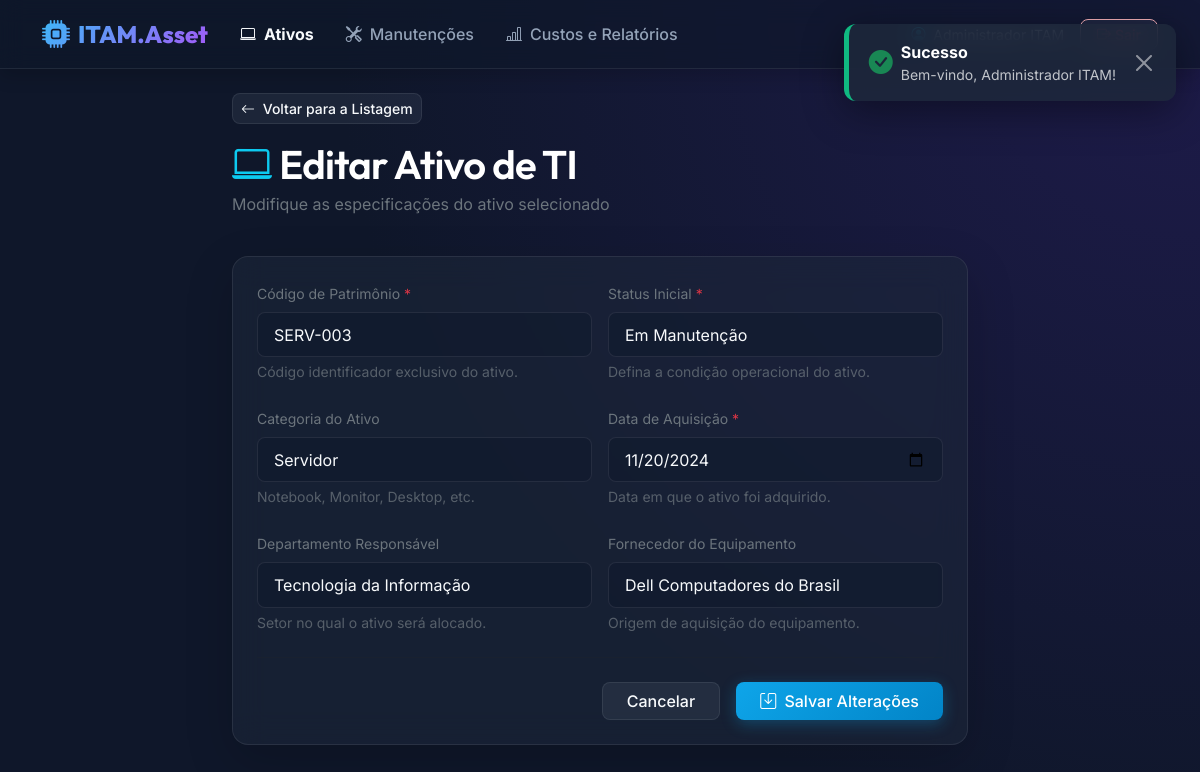
Screenshot of /?modulo=ativos&acao=editar&id=3 (signed in) with the database file from the repository.
### tables this page shows
CREATE TABLE IF NOT EXISTS `ativo` (
    `id_ativo` INT AUTO_INCREMENT PRIMARY KEY,
    `patrimonio` VARCHAR(30) UNIQUE NOT NULL,
    `status` ENUM('Ativo', 'Inativo', 'Em Manutenção') NOT NULL DEFAULT 'Ativo',
    `data_aquisicao` DATE NOT NULL,
    `id_categoria` INT,
    `id_departamento` INT,
    `id_fornecedor` INT,
    CONSTRAINT `fk_ativo_categoria` FOREIGN KEY (`id_categoria`) REFERENCES `categoria` (`id_categoria`) ON DELETE SET NULL,
    CONSTRAINT `fk_ativo_departamento` FOREIGN KEY (`id_departamento`) REFERENCES `departamento` (`id_departamento`) ON DELETE SET NULL,
    CONSTRAINT `fk_ativo_fornecedor` FOREIGN KEY (`id_fornecedor`) REFERENCES `fornecedor` (`id_fornecedor`) ON DELETE SET NULL
);

CREATE TABLE IF NOT EXISTS `categoria` (
    `id_categoria` INT AUTO_INCREMENT PRIMARY KEY,
    `descricao` VARCHAR(50) UNIQUE NOT NULL
);

CREATE TABLE IF NOT EXISTS `departamento` (
    `id_departamento` INT AUTO_INCREMENT PRIMARY KEY,
    `nome` VARCHAR(50) UNIQUE NOT NULL
);

CREATE TABLE IF NOT EXISTS `fornecedor` (
    `id_fornecedor` INT AUTO_INCREMENT PRIMARY KEY,
    `nome_empresa` VARCHAR(100) NOT NULL
);

### controllers/AtivoController.php (called while the page is built, shortened)
<?php
class AtivoController {
    private $db;
    private $ativoModel;
    public function __construct() {
        $this->db = Conexao::getConexao();
        $this->ativoModel = new AtivoModel($this->db);
    }
    public function editar() {
        $id = isset($_GET['id']) ? (int)$_GET['id'] : 0;
        $ativo = $this->ativoModel->buscarPorId($id);
        $categorias = $this->db->query("SELECT * FROM categoria ORDER BY descricao ASC")->fetchAll();
        $departamentos = $this->db->query("SELECT * FROM departamento ORDER BY nome ASC")->fetchAll();
        $fornecedores = $this->db->query("SELECT * FROM fornecedor ORDER BY nome_empresa ASC")->fetchAll();
        return [
            'view' => 'ativos/cadastro',
            'dados' => [
                'ativo' => $ativo,
                'categorias' => $categorias,
                'departamentos' => $departamentos,
                'fornecedores' => $fornecedores
            ]
        ];
    }
}

### conexao.php (called while the page is built, shortened)
<?php
class Conexao {
    private static $instancia = null;
    public static function getConexao(): PDO {
        if (self::$instancia === null) {
            try {
                $host = '127.0.0.1';
                $dbname = 'itam_db';
                $user = 'root';
                $password = '2oo6Br4silia!';
                $dsn = "mysql:host={$host};dbname={$dbname};charset=utf8mb4";
                $options = [
                    PDO::ATTR_ERRMODE => PDO::ERRMODE_EXCEPTION,
                    PDO::ATTR_DEFAULT_FETCH_MODE => PDO::FETCH_ASSOC,
                    PDO::ATTR_EMULATE_PREPARES => false
                ];
                self::$instancia = new PDO($dsn, $user, $password, $options);
                self::$instancia->exec("SET NAMES 'utf8mb4'");
                self::$instancia->exec("SET sql_mode = 'STRICT_ALL_TABLES'");
            } catch (PDOException $e) {
                error_log("Erro de Conexão PDO: " . $e->getMessage());
                http_response_code(500);
                die("Erro interno do servidor. Nossa equipe já foi notificada.");
            }
        }
        return self::$instancia;
    }
}

### models/AtivoModel.php (called while the page is built, shortened)
<?php
class AtivoModel {
    private $db;
    public function __construct($db) {
        $this->db = $db;
    }
    public function buscarPorId(int $id): ?array {
        $stmt = $this->db->prepare("SELECT * FROM ativo WHERE id_ativo = :id LIMIT 1");
        $stmt->execute(['id' => $id]);
        $ativo = $stmt->fetch();
        return $ativo ? $ativo : null;
    }
}

### views/ativos/cadastro.php (the view, shortened to what this page needs)
<?php
$isEdit = isset($ativo) && $ativo !== null;
$actionUrl = $isEdit ? '?modulo=ativos&acao=atualizar' : '?modulo=ativos&acao=salvar';
$titulo = $isEdit ? 'Editar Ativo de TI' : 'Cadastrar Novo Ativo';
$subtitulo = $isEdit ? 'Modifique as especificações do ativo selecionado' : 'Registre um novo ativo tecnológico no inventário corporativo';
$patrimonio_val = $old_input['patrimonio'] ?? ($ativo['patrimonio'] ?? '');
$status_val = $old_input['status'] ?? ($ativo['status'] ?? '');
$data_aquisicao_val = $old_input['data_aquisicao'] ?? ($ativo['data_aquisicao'] ?? '');
$id_categoria_val = $old_input['id_categoria'] ?? ($ativo['id_categoria'] ?? '');
$id_departamento_val = $old_input['id_departamento'] ?? ($ativo['id_departamento'] ?? '');
$id_fornecedor_val = $old_input['id_fornecedor'] ?? ($ativo['id_fornecedor'] ?? '');
?>
<div class="row mb-4">
    <div class="col-12 col-md-8 mx-auto">
        <a href="?modulo=ativos&acao=listagem" class="btn btn-secondary-neon btn-sm mb-3">
            <i class="bi bi-arrow-left me-1"></i> Voltar para a Listagem
        </a>
        <h1 class="text-white mb-1"><i class="bi bi-laptop me-2 text-info"></i><?= htmlspecialchars((string)$titulo, ENT_QUOTES, 'UTF-8') ?></h1>
        <p class="text-secondary"><?= htmlspecialchars((string)$subtitulo, ENT_QUOTES, 'UTF-8') ?></p>
    </div>
</div>
<div class="row">
    <div class="col-12 col-md-8 mx-auto">
        <div class="card card-glass p-4 border-glass shadow-lg">
            <form action="<?= htmlspecialchars((string)$actionUrl, ENT_QUOTES, 'UTF-8') ?>" method="POST">
                <div class="row g-3 mb-4">
                    <div class="col-12 col-sm-6">
                        <label for="patrimonio" class="form-label text-secondary small">Código de Patrimônio <span class="text-danger">*</span></label>
                        <input type="text" name="patrimonio" id="patrimonio" class="form-control form-control-glass"
                               value="<?= htmlspecialchars((string)$patrimonio_val, ENT_QUOTES, 'UTF-8') ?>" placeholder="Ex: NOTE-045, DESK-102" required>
                        <div class="form-text text-secondary opacity-75 small-text">Código identificador exclusivo do ativo.</div>
                    </div>
                    <div class="col-12 col-sm-6">
                        <label for="status" class="form-label text-secondary small">Status Inicial <span class="text-danger">*</span></label>
                        <select name="status" id="status" class="form-select form-select-glass" required>
                            <option value="Em Manutenção" <?= ($status_val === 'Em Manutenção') ? 'selected' : '' ?>>Em Manutenção</option>
                        </select>
                        <div class="form-text text-secondary opacity-75 small-text">Defina a condição operacional do ativo.</div>
                    </div>
                </div>
                <div class="row g-3 mb-4">
                    <div class="col-12 col-sm-6">
                        <label for="id_categoria" class="form-label text-secondary small">Categoria do Ativo</label>
                        <select name="id_categoria" id="id_categoria" class="form-select form-select-glass">
                            <?php foreach ($categorias as $cat): ?>
                                <option value="<?= htmlspecialchars((string)$cat['id_categoria'], ENT_QUOTES, 'UTF-8') ?>" <?= ($id_categoria_val == $cat['id_categoria']) ? 'selected' : '' ?>>
                                    <?= htmlspecialchars((string)$cat['descricao'], ENT_QUOTES, 'UTF-8') ?>
                                </option>
                            <?php endforeach; ?>
                        </select>
                        <div class="form-text text-secondary opacity-75 small-text">Notebook, Monitor, Desktop, etc.</div>
                    </div>
                    <div class="col-12 col-sm-6">
                        <label for="data_aquisicao" class="form-label text-secondary small">Data de Aquisição <span class="text-danger">*</span></label>
                        <input type="date" name="data_aquisicao" id="data_aquisicao" class="form-control form-control-glass"
                               value="<?= htmlspecialchars((string)$data_aquisicao_val, ENT_QUOTES, 'UTF-8') ?>" required>
                        <div class="form-text text-secondary opacity-75 small-text">Data em que o ativo foi adquirido.</div>
                    </div>
                </div>
                <div class="row g-3 mb-4">
                    <div class="col-12 col-sm-6">
                        <label for="id_departamento" class="form-label text-secondary small">Departamento Responsável</label>
                        <select name="id_departamento" id="id_departamento" class="form-select form-select-glass">
                            <?php foreach ($departamentos as $dep): ?>
                                <option value="<?= htmlspecialchars((string)$dep['id_departamento'], ENT_QUOTES, 'UTF-8') ?>" <?= ($id_departamento_val == $dep['id_departamento']) ? 'selected' : '' ?>>
                                    <?= htmlspecialchars((string)$dep['nome'], ENT_QUOTES, 'UTF-8') ?>
                                </option>
                            <?php endforeach; ?>
                        </select>
                        <div class="form-text text-secondary opacity-75 small-text">Setor no qual o ativo será alocado.</div>
                    </div>
                    <div class="col-12 col-sm-6">
                        <label for="id_fornecedor" class="form-label text-secondary small">Fornecedor do Equipamento</label>
                        <select name="id_fornecedor" id="id_fornecedor" class="form-select form-select-glass">
                            <?php foreach ($fornecedores as $forn): ?>
                                <option value="<?= htmlspecialchars((string)$forn['id_fornecedor'], ENT_QUOTES, 'UTF-8') ?>" <?= ($id_fornecedor_val == $forn['id_fornecedor']) ? 'selected' : '' ?>>
                                    <?= htmlspecialchars((string)$forn['nome_empresa'], ENT_QUOTES, 'UTF-8') ?>
                                </option>
                            <?php endforeach; ?>
                        </select>
                        <div class="form-text text-secondary opacity-75 small-text">Origem de aquisição do equipamento.</div>
                    </div>
                </div>
                <hr class="border-glass mb-4">
                <div class="d-flex justify-content-end gap-3">
                    <a href="?modulo=ativos&acao=listagem" class="btn btn-secondary-neon px-4">
                        Cancelar
                    </a>
                    <button type="submit" class="btn btn-primary-neon px-4">
                        <i class="bi bi-save me-1"></i> Salvar Alterações
                    </button>
                </div>
            </form>
        </div>
    </div>
</div>

### css/custom.css (style rules this page uses)
:root { --bg-dark: #0f172a; --bg-card: rgba(30, 41, 59, 0.55); --border-glass: rgba(255, 255, 255, 0.08); --text-primary: #f8fafc; --text-secondary: #94a3b8; --color-primary: #0ea5e9; --color-primary-hover: #38bdf8; --color-secondary: #a855f7; --color-success: #10b981; --color-warning: #f59e0b; --color-danger: #f43f5e; }
body { font-family: 'Inter', sans-serif; background: radial-gradient(circle at top right, #1e1b4b, #0f172a 60%); background-attachment: fixed; color: var(--text-primary); min-height: 100vh; overflow-x: hidden; }
h1, h2, h3, h4, h5, h6 { font-family: 'Outfit', sans-serif; font-weight: 600; letter-spacing: -0.02em; }
.card-glass { background: var(--bg-card); backdrop-filter: blur(16px); -webkit-backdrop-filter: blur(16px); border: 1px solid var(--border-glass); border-radius: 16px; box-shadow: 0 10px 30px -5px rgba(0, 0, 0, 0.3); transition: transform 0.3s ease, box-shadow 0.3s ease; }
.btn-primary-neon { background: linear-gradient(135deg, var(--color-primary) 0%, #0284c7 100%); border: none; color: #fff; font-weight: 500; border-radius: 8px; box-shadow: 0 4px 15px rgba(14, 165, 233, 0.3); transition: all 0.3s ease; }
.btn-secondary-neon { background: rgba(148, 163, 184, 0.1); border: 1px solid var(--border-glass); color: var(--text-primary); font-weight: 500; border-radius: 8px; transition: all 0.3s ease; }
.form-control-glass, .form-select-glass { background: rgba(15, 23, 42, 0.45); border: 1px solid var(--border-glass); color: var(--text-primary) !important; border-radius: 8px; padding: 0.6rem 1rem; transition: all 0.3s ease; }
.form-control-glass::placeholder { color: #64748b; }
.form-select-glass option { background-color: #0f172a; color: var(--text-primary); }

### rows the page displays
ativo: patrimonio "SERV-003", status "Em Manutenção", id_categoria "Servidor", data_aquisicao "11/20/2024", id_departamento "Tecnologia da Informação", id_fornecedor "Dell Computadores do Brasil"

### other values shown
$flash['message'] "Bem-vindo, Administrador ITAM!"
$titulo "Editar Ativo de TI"
$subtitulo "Modifique as especificações do ativo selecionado"
